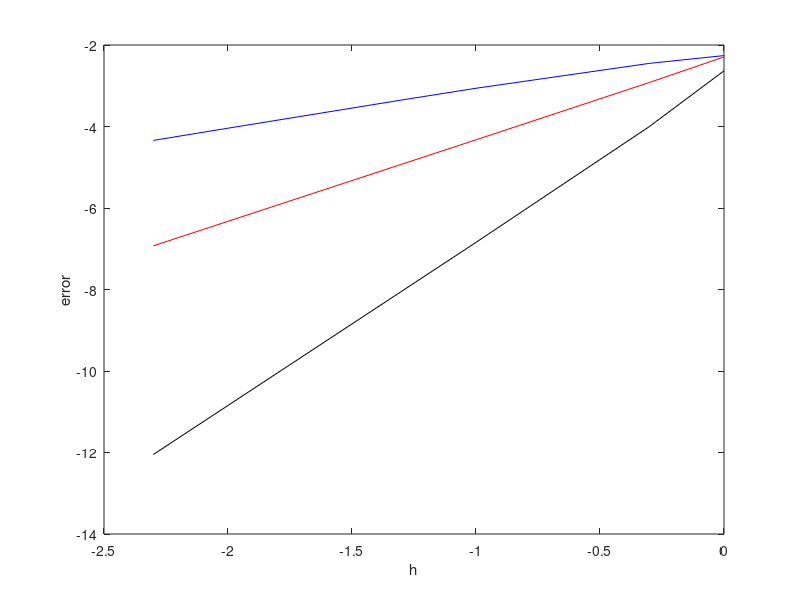

This chart was generated by the following MATLAB code:
clear all
clc

function re = f(delta)
  x_j = 4;
  re = sin( x_j + delta) ./ (x_j+delta).^3;
endfunction

h = [1, 0.5, 0.1, 0.05, 0.01, 0.005];
x_j = 4;

exact_diff = (cos(x_j)* x_j^3 - 3 * x_j^2 * sin(x_j))/x_j^6;
h_size = size(h);

forward_diff = ( f(h) - f(0) ) ./ h;
sec_cen_diff = ( f(h) - f(-h) ) ./ (2*h);
four_cen_diff = ( f(-2*h) - 8*f(-h) +8*f(h) - f(2*h)  ) ./ (12*h);

forward_err = log10(abs(exact_diff - forward_diff));
sec_err = log10(abs(exact_diff - sec_cen_diff));
four_err = log10(abs(exact_diff - four_cen_diff));
logh = log10(h);

plot(logh, forward_err, "b");
#legend("1st order");
hold
plot(logh, sec_err, "r");
#legend("2nd order");
plot(logh, four_err, "k");
#legend("4th order");
xlabel("h");
ylabel("error");
